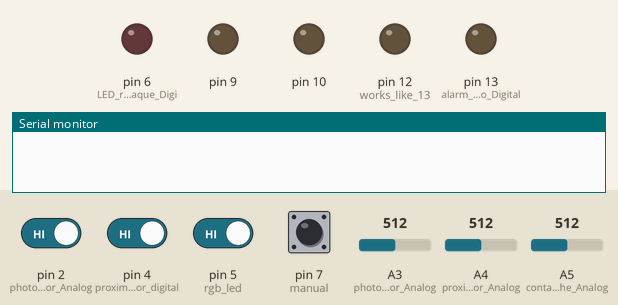
This sketch was run on a simulated Arduino Uno, built with avr-gcc and run on an emulated ATmega328P. On the bench: output pins drawn as LEDs (lit = HIGH), the last lines printed to the serial monitor. Inputs (shaded band) come from the test bench; at power-on: pin 2 (photo_resistor_Analog), pin 4 (proximity_sensor_digital), pin 5 (rgb_led), pin 7 (manual) HIGH, A3 (photo_resistor_Analog) = 512, A4 (proximity_sensor_Analog) = 512, A5 (contact_-_touche_Analog) = 512. Pins used as bus, display or sensor lines are not drawn.

Above: at 1.2 s.
1.3 s: pin 2 (photo_resistor_Analog) driven LOW
At 1.6 s:
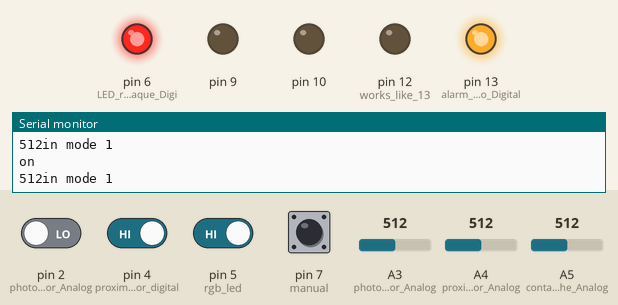
2.8 s: pin 5 (rgb_led) driven LOW
At 3.6 s:
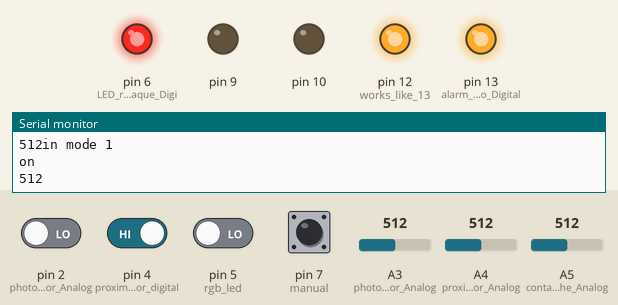
At 12.92 s:
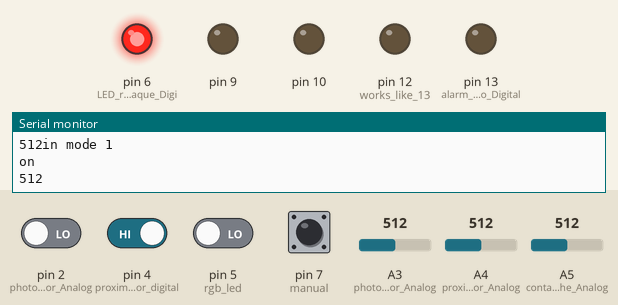
Timing chart, 0 to 24.5 s (numbered marks = the images above; inputs shaded):
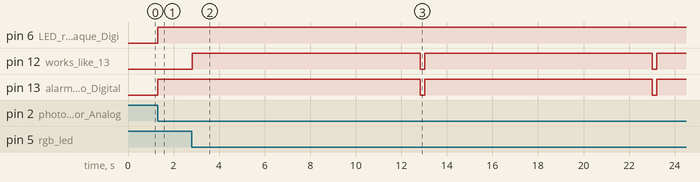

Measured:
- after the input at 1.3 s, pin 6 (LED_rouge_sur_plaque_Digi), pin 13 (alarm_sur_arduino_Digital): LOW → HIGH at once
- after the input at 2.8 s, pin 12 (works_like_13): alternates HIGH for 10.0 s and LOW for 0.20 s, starting at once; pin 13 (alarm_sur_arduino_Digital): alternates HIGH for 10.0 s and LOW for 0.20 s, starting after 10.0 s

The sketch:

arduino-vscode.ino
```cpp
int proximPolice = 0;
int contactPolice = 0;
int lampDetect = 0;
int Mode_1 = 0;
int Mode_2 = 0;
int Mode_3 = 0;
int Mode_4 = 0;
int Automatic = 0;

void setup()
{
    Serial.begin(9600);
    pinMode(2, INPUT);   // photo resistor Analog
    pinMode(A3, INPUT);  // photo resistor Analog
    pinMode(13, OUTPUT); // alarm sur arduino Digital
    pinMode(6, OUTPUT);  // LED rouge sur plaque Digital
    pinMode(7, INPUT);   // manual/ auto toggle switch Digital
    pinMode(12, OUTPUT); // works like 13 & 6 in auto but not manual Digital
    pinMode(3, INPUT);   // contact relay Digital
    pinMode(A5, INPUT);  // contact - touche Analog
    pinMode(4, INPUT);   // proximity sensor digital
    pinMode(A4, INPUT);  // proximity sensor Analog
    pinMode(5, INPUT);   // rgb led
    pinMode(11, OUTPUT); //
    pinMode(10, OUTPUT); //
    pinMode(9, OUTPUT);  //
}

void loop()
{

    static uint8_t counter = 0;  // casser le compteur de boucle
    static uint8_t counter2 = 0; // casser le compteur de boucle

    lampDetect = analogRead(A3);    // Lire la sortie du capteur de photorésistance
    proximPolice = analogRead(A4);  // Lire la sortie du capteur de proximitie
    contactPolice = analogRead(A5); // lire la capteur Touche

    Automatic = digitalRead(7);

    Mode_1 = digitalRead(2);
    Mode_3 = digitalRead(4);
    Mode_4 = digitalRead(5); // State de feux Rouge

    if (Mode_1 == 0)
    {
        Serial.println("in mode 1");

        {
            // si la photorésistance est supérieure à 600, allumez la LED rouge.
            if (lampDetect < 800)
            {
                digitalWrite(13, HIGH); // Mettez la led rouge en marche
                digitalWrite(6, HIGH);  // Mettez la led rouge en marche
                Serial.println("on");
                Serial.print(lampDetect);
                if (Automatic == 0)
                {
                    digitalWrite(12, HIGH);
                }
            }
        }
    }
    if (Mode_3 == 0)
    {
        Serial.println("in mode 3");
        if (proximPolice < 239)
        {
            digitalWrite(13, HIGH); // Mettez la led rouge en marche
            digitalWrite(6, HIGH);  // Mettez la led rouge en marche
            Serial.println("on");
        }
    }

    if (Mode_4 == 0)
    {
        for (counter = 0; counter < 30; ++counter)
        {
            analogWrite(11, 255);
            analogWrite(10, 0);
            analogWrite(9, 0);
            if (lampDetect < 800 || (proximPolice < 239 || contactPolice < 300))
            {
                analogWrite(11, 0);
                analogWrite(10, 0);
                analogWrite(9, 0);
                digitalWrite(12, HIGH);
                digitalWrite(13, HIGH);
                delay(10000); // Wait for 10000 millisecond(s)
                digitalWrite(12, LOW);
                digitalWrite(13, LOW);
            }
            delay(200); // Wait for 200 millisecond(s)
        }
        analogWrite(11, 155);
        analogWrite(10, 153);
        analogWrite(9, 0);
        delay(4000); // Wait for 4000 millisecond(s)
        analogWrite(11, 0);
        analogWrite(10, 255);
        analogWrite(9, 0);
        delay(6000); // Wait for 6000 millisecond(s)
    }
    else
    {
        if (Mode_4 == 0)
        {
            analogWrite(11, 0);
            analogWrite(10, 0);
            analogWrite(9, 0);
            lampDetect = analogRead(A3);
            proximPolice = analogRead(A4);
            contactPolice = analogRead(A5);
            if (lampDetect < 800 || (proximPolice < 239 || contactPolice < 300))
            {
                digitalWrite(12, HIGH);
                digitalWrite(13, HIGH);
                for (counter2 = 0; counter2 < 5; ++counter2)
                {
                    analogWrite(11, 255);
                    analogWrite(10, 0);
                    analogWrite(9, 0);
                    delay(300); // Wait for 300 millisecond(s)
                    analogWrite(11, 0);
                    analogWrite(10, 0);
                    analogWrite(9, 0);
                    delay(500); // Wait for 500 millisecond(s)
                }
            }
        }
    }
}
```
